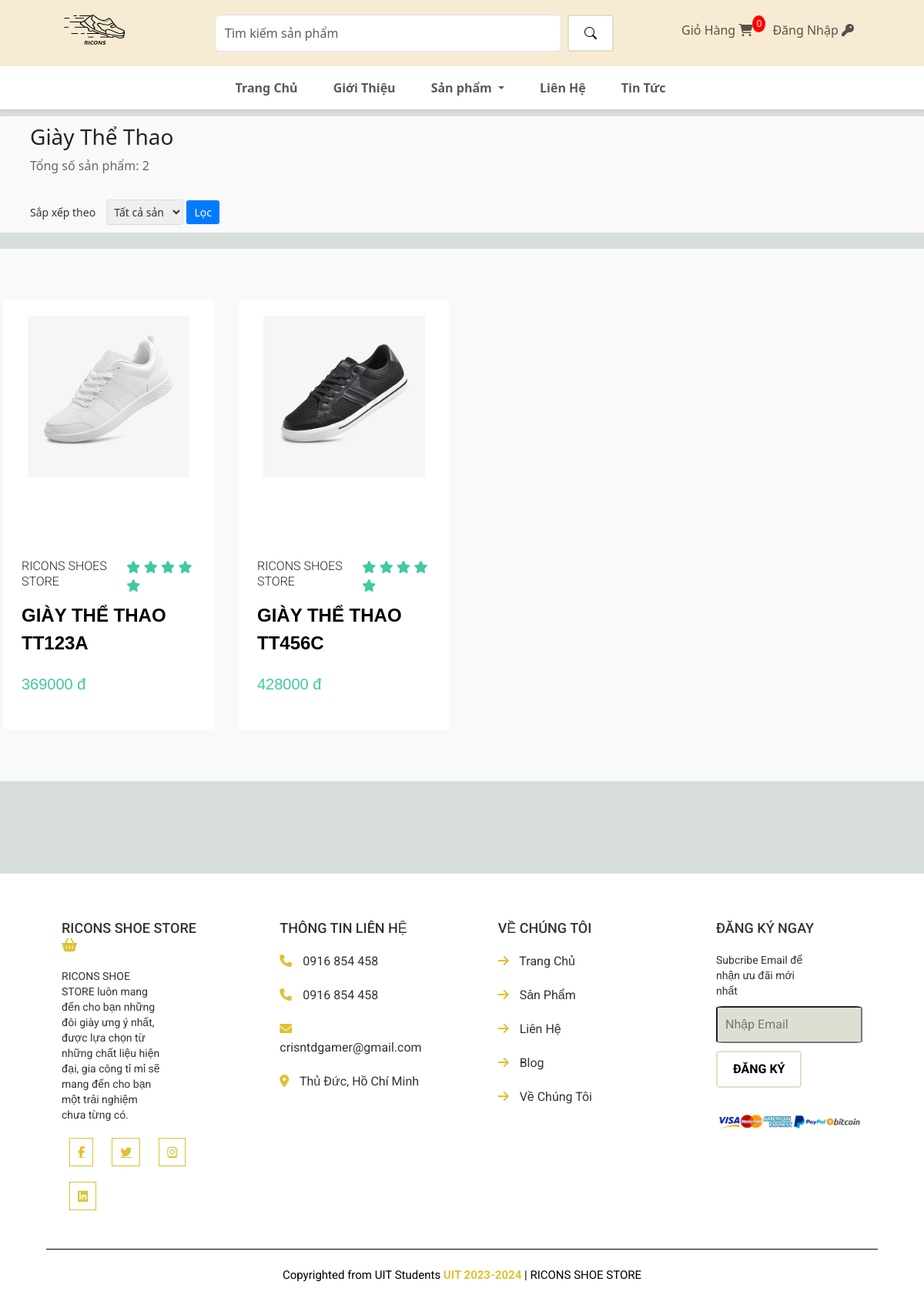
Before: /category/giay-the-thao with the older database file.
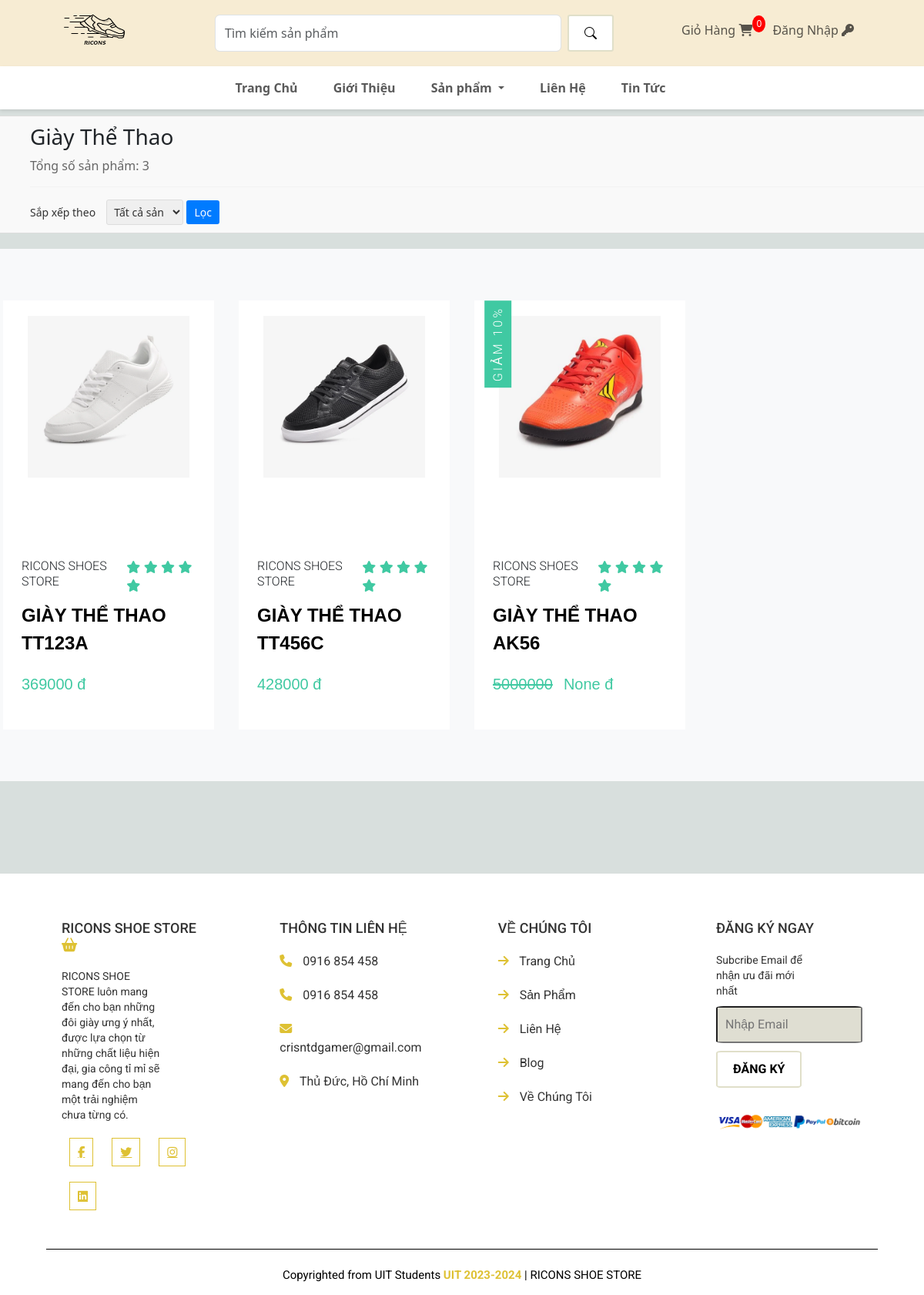
After: the same page with the newer database file.
### app/models.py (models this page shows, shortened)
class TheLoai(models.Model):
    ten = models.CharField(max_length=200, unique=True)
    slug = models.SlugField(max_length=200, unique=True)

class SanPham(models.Model):
    the_loai = models.ForeignKey(TheLoai, on_delete=models.CASCADE, default=1)
    ten = models.CharField(max_length=300, null=True, blank=False)
    gia = models.IntegerField(blank=False)
    hinh = models.ImageField(null=True, blank=True)
    khuyen_mai = models.BooleanField(default=False)
    gia_km = models.IntegerField(blank=True, null=True)
    mo_ta = RichTextField(default='', blank=True)
    hinh_phu_1 = models.ImageField(null=True, blank=True)
    hinh_phu_2 = models.ImageField(null=True, blank=True)
    hinh_phu_3 = models.ImageField(null=True, blank=True)
    hinh_phu_4 = models.ImageField(null=True, blank=True)
    @property
    def ImageURL(self):
        try:
            url = self.hinh.url
        except:
            url = ''
        return url

### app/views.py (the view)
# urls.py: path('category/<str:tl>', views.category, name="category"),
def category(request, tl):
    tl = unidecode(tl).lower().replace(' ', '-')
    theloai = TheLoai.objects.get(slug = tl)
    sanpham_list = SanPham.objects.filter(the_loai = theloai)
    sap_xep = request.GET.get('sort-by')
    if sap_xep == 'tang':
        sanpham_list = sanpham_list.order_by('gia')
    elif sap_xep == 'giam':
        sanpham_list = sanpham_list.order_by('-gia')
    elif sap_xep == 'a-z':
        sanpham_list = sanpham_list.order_by('ten')
    elif sap_xep == 'z-a':
        sanpham_list = sanpham_list.order_by('-ten')
    theloai_list = TheLoai.objects.all()
    context = {'theloai_list' : theloai_list,
               'sanpham_list' : sanpham_list,
               'theloai' : theloai}
    return render(request, "app/category.html", context)

### app/context_processors.py (called while the page is built)
def tong_san_pham_trong_gio_hang(request):
    return {
        'tong_san_pham_trong_gio_hang': lay_so_luong_san_pham_trong_gio_hang(request.user)
    }

### app/views.py (called while the page is built, shortened)
def lay_so_luong_san_pham_trong_gio_hang(user):
    return 0

### app/templates/app/category.html (shortened to what this page needs)
{% extends 'app/base.html' %}
{% block category %}
<div class="container-pdt" style="padding-top: 150px; ">
    <div class="row">
        <div class="category" style="padding-left: 50px;">
            <h3>{{theloai.ten}}</h3>
            <p>Tổng số sản phẩm: {{sanpham_list|length}}</p>
            <hr>
            <div class="filter">
                <form action="" method="get">
                    <label for="sort-by">Sắp xếp theo</label>
                    <select name="sort-by" id="sort-by">
                        <option value="all">Tất cả sản phẩm</option>
                    </select>
                    <button type="submit">Lọc</button>
                </form>
            </div>
        </div>
        <section class="products">
            <div class="product-card-container">
                <div class="product-items">
                    {% for sanpham in sanpham_list %}
                    <div class="product">
                        <div class="product-content">
                            <div class="product-img">
                                <img src="{{sanpham.ImageURL}}" alt="product image">
                            </div>
                        </div>
                        <div class="product-info">
                            <div class="product-info-top">
                                <h2 class="sm-title">Ricons Shoes Store</h2>
                                <div class="rating">
                                    <span><i class="fas fa-star"></i></span>
                                    <span><i class="fas fa-star"></i></span>
                                    <span><i class="fas fa-star"></i></span>
                                    <span><i class="fas fa-star"></i></span>
                                    <span><i class="fas fa-star"></i></span>
                                </div>
                            </div>
                            <a href="#" class="product-name">{{sanpham.ten}}</a>
                            <div class="product- price-container">
                                {% if sanpham.khuyen_mai == True %}
                                <strike class="product-price">{{sanpham.gia}}</strike>
                                <p class="product-price">{{ sanpham.gia_km}} đ</p>
                                {% else %}
                                <p class="product-price">{{sanpham.gia}} đ</p>
                                {% endif %}
                            </div>
                        </div>
                        {% if sanpham.khuyen_mai == True %}
                        <div class="off-info">
                            <h2 class="sm-title">Giảm 10%</h2>
                        </div>
                        {% endif %}
                    </div>
                    {% endfor %}
                </div>
            </div>
        </section>
    </div>
</div>
{% endblock category %}

### app/templates/app/base.html (shortened to what this page needs)
{% load static %}
<!DOCTYPE html>
<html lang="en">
<head>
    <link href="https://cdn.jsdelivr.net/npm/bootstrap@5.3.3/dist/css/bootstrap.min.css" rel="stylesheet">
    <link rel="stylesheet" href="{% static 'app/style.css' %}">
    <link rel="stylesheet" href="https://cdn.jsdelivr.net/npm/bootstrap-icons@1.11.3/font/bootstrap-icons.min.css">
    <link rel="stylesheet" href="https://cdnjs.cloudflare.com/ajax/libs/font-awesome/6.5.2/css/all.min.css">
</head>
<body>
    <div class="container-fluid sticky-top">
        <nav class="navbar navbar-expand-lg justify-content-center" style="background-color: #f7ecd3;">
            <a href="{% url 'home'%}" class="navbar-brand"><img src="{% static 'images/logo.png'%}"
                    style="width: 80px; height: 60px;" alt=""></a>
            <ul class="navbar-nav">
                <li class="nav-item" style="margin-left: 100px; margin-right: 80px;">
                    <form class="d-flex" role="search" action="{% url 'search' %}">
                        <input class="form-control me-2" name="search" type="search" placeholder="Tìm kiếm sản phẩm"
                            aria-label="Search" style="width: 450px; border-radius: 20;">
                        <button class="btn btn-outline-success" type="submit">
                            <i class="bi bi-search"></i>
                        </button>
                    </form>
                </li>
                <li class="nav-item" style="margin-right: 10px;">
                    <a class="nav-link" href="{% url 'cart' %}">
                        Giỏ Hàng
                        <span class="cart-icon">
                            <i class="fa-solid fa-cart-shopping"></i>
                        </span>
                        <span class="cart-count">{{ tong_san_pham_trong_gio_hang }}</span>
                    </a>
                </li>
                {% if user.is_authenticated %}
                <li class="nav-item dropdown">
                    <a class="nav-link dropdown-toggle" href="#" role="button" data-bs-toggle="dropdown"
                        aria-expanded="false">
                        {{request.user}} <i class="fa-solid fa-user"></i>
                    </a>
                    <ul class="dropdown-menu">
                        <li><a class="dropdown-item" href="{% url 'user_profile' %}">Trang Cá Nhân</a></li>
                        <li><a class="dropdown-item" href="{% url 'donhang' %}">Đơn Hàng</a></li>
                        <li>
                            <hr class="dropdown-divider">
                        </li>
                        <li><a class="dropdown-item" href="#">Thoát</a></li>
                    </ul>
                </li>
                <li class="nav-item">
                    <a class="nav-link" href="{% url 'logout_user' %}">
                        Đăng Xuất <i class="bi bi-box-arrow-right"></i>
                    </a>
                </li>
                {% else %}
                <li class="nav-item">
                    <a class="nav-link" href="{% url 'login_user' %}">Đăng Nhập <i class="fa-solid fa-key"></i></a>
                </li>
                {% endif %}
            </ul>
        </nav>
        <nav class="navbar navbar-expand-sm justify-content-center"
            style="background-color: white; box-shadow: 0px 2px 4px rgba(0, 0, 0, 0.1);">
            <ul class="navbar-nav">
                <li class="nav-item" style="margin-right: 30px;">
                    <a class="nav-link" href="{% url 'home' %}"><b>Trang Chủ</b></a>
                </li>
                <li class="nav-item" style="margin-right: 30px;">
                    <a class="nav-link" href="{% url 'about' %}"><b>Giới Thiệu</b></a>
                </li>
                <li class="nav-item dropdown" style="margin-right: 30px;">
                    <a class="nav-link dropdown-toggle" href="#" role="button" data-bs-toggle="dropdown"
                        aria-expanded="false">
                        <b>Sản phẩm</b>
                    </a>
                </li>
                <li class="nav-item" style="margin-right: 30px;">
                    <a class="nav-link" href="#"><b>Liên Hệ</b></a>
                </li>
                <li class="nav-item" style="margin-right: 30px;">
                    <a class="nav-link" href="#"><b>Tin Tức</b></a>
                </li>
            </ul>
        </nav>
    </div>
    {% block category %} {% endblock category %}
    <section class="footer">
        <div class="container-footer">
            <div class="box">
                <h3>RICONS SHOE STORE <i class="fas fa-shopping-basket"></i></h3>
                <p>RICONS SHOE STORE luôn mang đến cho bạn những đôi giày ưng ý nhất, được lựa chọn từ những chất liệu
                    hiện đại, gia công tỉ mỉ sẽ mang đến cho bạn một trải nghiệm chưa từng có. </p>
                <div class="share">
                    <a href="#" class="fab fa-facebook-f"></a>
                    <a href="#" class="fab fa-twitter"></a>
                    <a href="#" class="fab fa-instagram"></a>
                    <a href="#" class="fab fa-linkedin"></a>
                </div>
            </div>
            <div class="box">
                <h3>THÔNG TIN LIÊN HỆ </h3>
                <a href="#" class="link"> <i class="fas fa-phone"></i> 0916 854 458 </a>
                <a href="#" class="link"> <i class="fas fa-phone"></i> 0916 854 458 </a>
                <a href="#" class="link"> <i class="fas fa-envelope"></i> crisntdgamer@gmail.com </a>
                <a href="#" class="link"> <i class="fas fa-map-marker-alt"></i> Thủ Đức, Hồ Chí Minh </a>
            </div>
            <div class="box">
                <h3> VỀ CHÚNG TÔI </h3>
                <a href="#" class="link"> <i class="fas fa-arrow-right"></i> Trang Chủ </a>
                <a href="#" class="link"> <i class="fas fa-arrow-right"></i> Sản Phẩm </a>
                <a href="#" class="link"> <i class="fas fa-arrow-right"></i> Liên Hệ </a>
                <a href="#" class="link"> <i class="fas fa-arrow-right"></i> Blog </a>
                <a href="#" class="link"> <i class="fas fa-arrow-right"></i> Về Chúng Tôi </a>
            </div>
            <div class="box">
                <h3> ĐĂNG KÝ NGAY </h3>
                <p>Subcribe Email để nhận ưu đãi mới nhất </p>
                <input type="text" placeholder="Nhập Email" class="email">
                <input type="submit" value="ĐĂNG KÝ" class="btn">
                <img src="{% static 'images/bank.png' %}" class="payment-img" alt="">
            </div>
            <div class="credit"> Copyrighted from UIT Students <span> UIT 2023-2024 </span> | RICONS SHOE STORE </div>
        </div>
    </section>
</body>
</html>

### app/static/app/style.css (style rules this page uses)
body { background-color: #D8DFDD; }
.footer { background-color: #fff; color: #333; padding: 5%; display: flex; justify-content: space-between; align-items: flex-start; flex-wrap: wrap; font-family: "Roboto", sans-serif; margin-top: 10%; }
.box i { color: #DEC133; }
.container-footer { display: flex; justify-content: space-between; align-items: flex-start; flex-wrap: wrap; }
.box { width: calc(25% - 40px); padding: 0 20px; margin-bottom: 40px; }
.box h3 { font-size: 18px; margin-bottom: 20px; }
.box p { font-size: 14px; margin: 10px 0px; line-height: 20px; width: 70%; }
.share a { color: #DEC133; font-size: 15px; margin: 10px; border: 1px solid; padding: 10px; }
.link { color: #333; text-decoration: none; display: block; margin-bottom: 20px; transition: color 0.3s; }
.link i { margin-right: 10px; color: #DEC133; transition: color 0.3s; }
.email { width: 100%; padding: 10px; margin-bottom: 10px; background-color: #DFDED2; border-radius: 5%; }
.btn { padding: 10px 20px; background-color: white; color: black; border: 2px solid #E0DFC9; border-radius: 6%; cursor: pointer; transition: background-color 0.3s, color 0.3s, border-color 0.3s; font-weight: bold; }
.payment-img { margin-top: 20px; max-width: 100%; }
.footer .credit { font-size: 15px; padding: 2% 0 0 0; color: black; border-top: 1px solid; position: relative; width: 100%; text-align: center; margin-bottom: -5%; }
.credit span { color: #DEC133; font-weight: bold; }
.cart-count { background-color: red; color: white; border-radius: 50%; padding: 2px 5px; font-size: 12px; position: absolute; top: 20px; }
:root { --white-light: rgba(255, 255, 255, 0.5); --alice-blue: #f8f9fa; --carribean-green: #40c9a2; --gray: #ededed; }
.product-items { display: flex; flex-wrap: wrap; }
.products { padding: 0; margin: 0; box-sizing: border-box; font-family: 'Quicksand', sans-serif; }
img { width: 100%; display: block; }
.product-card-container { width: 100%; margin: 0 auto; }
.lg-title, .md-title, .sm-title { font-family: 'Roboto', sans-serif; padding: 0.6rem 0; text-transform: capitalize; }
.sm-title { font-weight: 300; font-size: 1rem; text-transform: uppercase; }
.products { background: var(--alice-blue); padding: 3.2rem 0; }
.product { margin: 1rem; position: relative; width: calc(25% - 2rem); }
.product-content { background: white; padding: 20px 0px 0px 0px; cursor: pointer; }
.product-img { background: var(--gray); box-shadow: 0 0 20px 10px var(white); width: 210px; height: 200px; margin: 0 auto; transition: background 0.5s ease; }
.product-info { background: white; padding: 1.5rem; }
.product-info-top { display: flex; justify-content: space-between; align-items: center; }
.rating span { color: var(--carribean-green); }
.product-name { color: black; display: block; text-decoration: none; font-size: 1rem; text-transform: uppercase; font-weight: bold; }
.product-price { padding-top: 0.6rem; padding-right: 0.6rem; display: inline-block; color: var(--carribean-green); }
.product-img img { transition: transform 0.6s ease; }
.off-info .sm-title { background: var(--carribean-green); color: white; display: inline-block; padding: 0.5rem; position: absolute; top: 0; left: 0; writing-mode: vertical-lr; transform: rotate(180deg); z-index: 1; letter-spacing: 3px; cursor: pointer; }
.checkout input, select { width: 100%; padding: 10px; border: 1px solid #ddd; border-radius: 5px; }
.product-name { font-size: 24px; margin-bottom: 10px; }
.product-price { font-size: 20px; color: #40c9a2; margin-bottom: 20px; }
label { font-size: 16px; margin-right: 10px; }
select, input[type="number"] { padding: 5px; font-size: 16px; width: 100px; }
.btn { cursor: pointer; }

### app/templates/app/base.html (style rules this page uses)
html, body { margin: 0; padding: 0; width: 100%; overflow-x: hidden; }
.sticky-top { position: fixed; top: 0; width: 100%; z-index: 1000; }
.container-fluid { padding-left: 0; padding-right: 0; }

### app/templates/app/category.html (style rules this page uses)
.category { margin-bottom: 20px; padding: 10px; background-color: #f9f9f9; border: 1px solid #ddd; border-radius: 5px; }
.category p { font-size: 16px; color: #666; margin-bottom: 5px; }
.category .filter { margin-top: 10px; }
.category .filter label { font-size: 14px; color: #333; margin-right: 10px; }
.category .filter select { padding: 5px; font-size: 14px; color: #333; border: 1px solid #ddd; border-radius: 3px; }
.category .filter button { padding: 5px 10px; font-size: 14px; color: #fff; background-color: #007bff; border: none; border-radius: 3px; cursor: pointer; }
.category hr { border: none; border-top: 1px solid #ddd; margin-top: 15px; }

Changed rows visible on the page:
added SanPham: ImageURL (picture), ten "GIÀY THỂ THAO AK56", gia "5000000", gia_km "None", khuyen_mai "GIẢM 10%"
Other visible differences:
{{ sanpham_list|length }}: "2" → "3"
